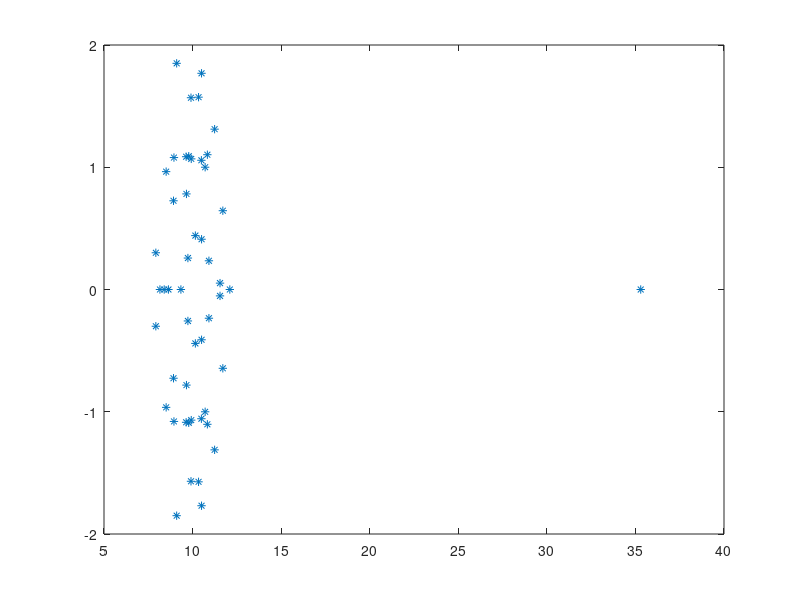

The MATLAB source for this figure: (Note: this script raises an error after producing the figure.)
clear;
clc;
close all;

% Define test parameters
N = 50; % Size of the matrix
A = rand(N) + 10.0 * eye(N); % Generate a random N x N matrix
d = eig(A); % Compute the eigen values of the generated matrix
% A = read_matrix('4x4x4x4b6.0000id3n1.mat'); % Read the input matrix from a file.
% N = size(A, 2); % Size of the matrix
% d = eigs(A); % Compute the eigen values of the generated matrix
b = randn(N, 1); % Generate a random N x 1 vector
m = 10; % No. of iterations for the krylov's subspace
s = 20; % Sketch matrix row dimension

plot(real(d), imag(d), '*'); % plot the real vs imaginary part of the eigen values

start = cputime;

% Call the Sketched FOM approximation function
fom_approximation = sketched_fom(A, b, m, s);

finish = cputime;
disp(['Time taken by Sketched FOM scheme = ', num2str(finish - start), ' s']);

start = cputime;

% Compute f(A)x directly using the sign function
exact_result = (A*(inv(sqrtm(full(A * A)))))*b;

finish = cputime;
disp(['Time taken without Sketched FOM scheme = ', num2str(finish - start), ' s']);

% Display the relative error
rel_err = norm(exact_result - fom_approximation) / norm(exact_result);
disp(['Relative Error: ' num2str(rel_err)]);

% Set tolerance level
tol = 1e-10;
    
% Check if the residual is sufficiently small
if rel_err < tol
    disp('Sketched FOM method verified.');
else
    disp('Sketched FOM not verified.');
end
